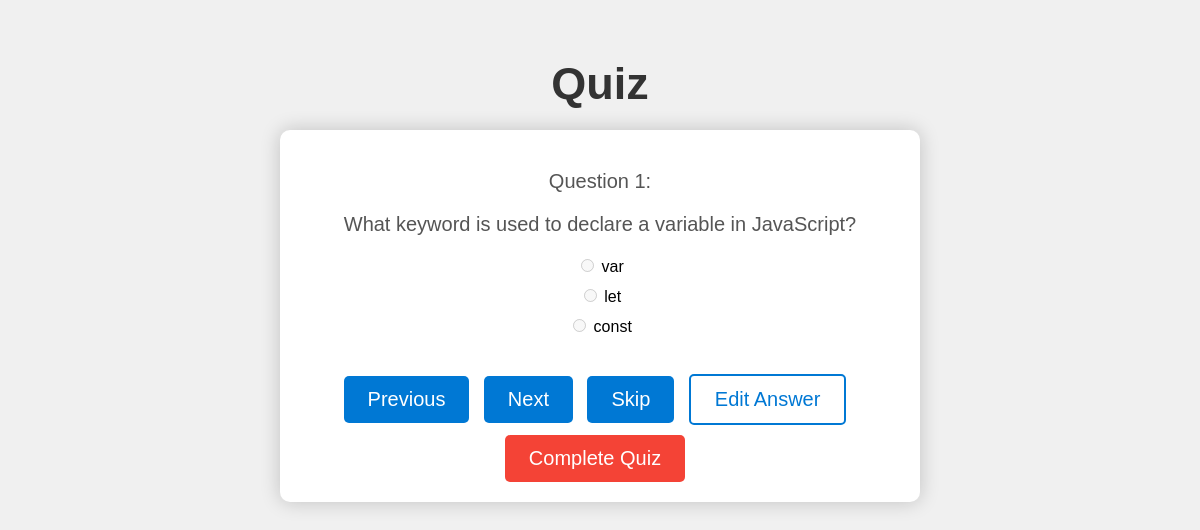
The app's page /quiz.php?technology=3 (signed in) with its own data.
### tables this page shows
CREATE TABLE `questions` (
  `id` int(11) NOT NULL,
  `technology_id` int(11) DEFAULT NULL,
  `question_text` text NOT NULL
);

CREATE TABLE `options` (
  `id` int(11) NOT NULL,
  `question_id` int(11) DEFAULT NULL,
  `option_text` text NOT NULL,
  `is_correct` tinyint(1) DEFAULT NULL
);

### quiz.php (the view, shortened to what this page needs)
<?php
include("dbcon.php");
$selectedTechnologyId = $_GET['technology'];
$sql = "SELECT id, question_text FROM questions WHERE technology_id = $selectedTechnologyId";
$result = mysqli_query($conn, $sql);
$questions = array();
while ($row = mysqli_fetch_assoc($result)) {
    $questions[] = $row;
}
?>
<!DOCTYPE html>
<html>
<head>
</head>
<body>
    <h1>Quiz</h1>
    <form action="quiz.php?technology=<?php echo $selectedTechnologyId; ?>" method="post">
        <?php
        if ($_SESSION['current_question'] < count($questions)) {
            $currentQuestion = $questions[$_SESSION['current_question']];
            ?>
            <p>Question
                <?php echo $_SESSION['current_question'] + 1; ?>:
            </p>
            <p>
                <?php echo $currentQuestion['question_text']; ?>
            </p>
            <?php
            $questionId = $currentQuestion['id'];
            $sql = "SELECT id, option_text FROM options WHERE question_id = $questionId";
            $result = mysqli_query($conn, $sql);
            while ($row = mysqli_fetch_assoc($result)) {
                $optionId = $row['id'];
                $optionText = $row['option_text'];
                $userAnswer = isset($_SESSION['user_answers'][$_SESSION['current_question']]) ? $_SESSION['user_answers'][$_SESSION['current_question']] : '';
                ?>
                <label>
                    <input type="radio" name="answer" value="<?php echo $optionId; ?>" <?php
                       if ($optionId == $userAnswer) {
                           echo 'checked';
                       }
                       echo 'disabled';
                       ?>>
                    <?php echo $optionText; ?>
                </label>
                <?php
            }
            ?>
            <br>
            <input type="submit" name="previous" value="Previous">
            <input type="submit" name="next" value="Next">
            <input type="submit" name="skip" value="Skip">
            <button class="edit-button" type="button">Edit Answer</button>
            <input type="submit" name="complete_quiz" value="Complete Quiz">
            <?php
        } else {
        }
        ?>
    </form>
</body>
</html>

### quiz.php (style rules this page uses)
body { background-color: #f0f0f0; font-family: Arial, sans-serif; text-align: center; padding: 20px; }
h1 { font-size: 45px; color: #333; margin-bottom: 20px; }
p { font-size: 20px; color: #555; margin-bottom: 20px; }
form { max-width: 600px; margin: 0 auto; padding: 20px; background-color: #fff; border-radius: 10px; box-shadow: 0px 0px 20px rgba(0, 0, 0, 0.2); }
label { display: block; margin: 10px; }
input[type="submit"], button { background-color: #0078d4; color: #fff; font-size: 20px; padding: 12px 24px; border: none; border-radius: 5px; cursor: pointer; margin-right: 10px; transition: background-color 0.3s ease; margin-top: 10px; }
button.edit-button { background-color: transparent; color: #0078d4; border: 2px solid #0078d4; }
input[name="complete_quiz"] { background-color: #f44336; }

### records on screen
questions: question_text "What keyword is used to declare a variable in JavaScript?"
options: answer "☐ var", option_text "var"
options: answer "☐ let", option_text "let"
options: answer "☐ const", option_text "const"

### other values on screen
$_SESSION['current_question'] + 1 "1"
